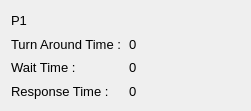
   <widget class="QWidget" name="process_final_result_widget_2" native="true">
    <property name="geometry">
     <rect>
      <x>30</x>
      <y>810</y>
      <width>251</width>
      <height>111</height>
     </rect>
    </property>
    <property name="font">
     <font>
      <pointsize>10</pointsize>
     </font>
    </property>
    <layout class="QGridLayout" name="gridLayout_2">
     <item row="0" column="0">
      <widget class="QLabel" name="label_9">
       <property name="text">
        <string>P1</string>
       </property>
      </widget>
     </item>
     <item row="1" column="0">
      <widget class="QLabel" name="label_20">
       <property name="text">
        <string>Turn Around Time :</string>
       </property>
      </widget>
     </item>
     <item row="2" column="0">
      <widget class="QLabel" name="label_21">
       <property name="text">
        <string>Wait Time :</string>
       </property>
      </widget>
     </item>
     <item row="3" column="0">
      <widget class="QLabel" name="label_22">
       <property name="text">
        <string>Response Time :</string>
       </property>
      </widget>
     </item>
     <item row="1" column="1">
      <widget class="QLabel" name="p1_turnAroundTime_res">
       <property name="text">
        <string>0</string>
       </property>
      </widget>
     </item>
     <item row="2" column="1">
      <widget class="QLabel" name="p1_waitTime_res">
       <property name="text">
        <string>0</string>
       </property>
      </widget>
     </item>
     <item row="3" column="1">
      <widget class="QLabel" name="p1_responseTime_res">
       <property name="text">
        <string>0</string>
       </property>
      </widget>
     </item>
    </layout>
   </widget>
